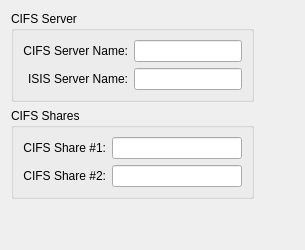
      <widget class="QWidget" name="cifs_panel">
       <attribute name="title">
        <string>CIFS Server</string>
       </attribute>
       <layout class="QHBoxLayout" name="horizontalLayout_6">
        <item>
         <layout class="QVBoxLayout" name="verticalLayout_11">
          <item>
           <widget class="QGroupBox" name="cifs_group">
            <property name="title">
             <string>CIFS Server</string>
            </property>
            <layout class="QFormLayout" name="formLayout_10">
             <property name="labelAlignment">
              <set>Qt::AlignRight|Qt::AlignTrailing|Qt::AlignVCenter</set>
             </property>
             <item row="0" column="0">
              <widget class="QLabel" name="label1_3">
               <property name="text">
                <string>CIFS Server Name:</string>
               </property>
               <property name="alignment">
                <set>Qt::AlignRight|Qt::AlignTrailing|Qt::AlignVCenter</set>
               </property>
              </widget>
             </item>
             <item row="0" column="1">
              <widget class="QLineEdit" name="cifs_server_name_line_edit"/>
             </item>
             <item row="1" column="0">
              <widget class="QLabel" name="label2_2">
               <property name="text">
                <string>ISIS Server Name:</string>
               </property>
               <property name="alignment">
                <set>Qt::AlignRight|Qt::AlignTrailing|Qt::AlignVCenter</set>
               </property>
              </widget>
             </item>
             <item row="1" column="1">
              <widget class="QLineEdit" name="cifs_isis_server_line_edit"/>
             </item>
            </layout>
           </widget>
          </item>
          <item>
           <widget class="QGroupBox" name="cifs_shares_group">
            <property name="title">
             <string>CIFS Shares</string>
            </property>
            <layout class="QFormLayout" name="formLayout_11">
             <property name="labelAlignment">
              <set>Qt::AlignRight|Qt::AlignTrailing|Qt::AlignVCenter</set>
             </property>
             <item row="0" column="0">
              <widget class="QLabel" name="label1_4">
               <property name="text">
                <string>CIFS Share #1:</string>
               </property>
               <property name="alignment">
                <set>Qt::AlignRight|Qt::AlignTrailing|Qt::AlignVCenter</set>
               </property>
              </widget>
             </item>
             <item row="0" column="1">
              <widget class="QLineEdit" name="cifs_share_line_edit_1"/>
             </item>
             <item row="1" column="0">
              <widget class="QLabel" name="label2_3">
               <property name="text">
                <string>CIFS Share #2:</string>
               </property>
               <property name="alignment">
                <set>Qt::AlignRight|Qt::AlignTrailing|Qt::AlignVCenter</set>
               </property>
              </widget>
             </item>
             <item row="1" column="1">
              <widget class="QLineEdit" name="cifs_share_line_edit_2"/>
             </item>
            </layout>
           </widget>
          </item>
          <item>
           <spacer name="verticalSpacer_5">
            <property name="orientation">
             <enum>Qt::Vertical</enum>
            </property>
            <property name="sizeHint" stdset="0">
             <size>
              <width>20</width>
              <height>40</height>
             </size>
            </property>
           </spacer>
          </item>
         </layout>
        </item>
        <item>
         <spacer name="horizontalSpacer_5">
          <property name="orientation">
           <enum>Qt::Horizontal</enum>
          </property>
          <property name="sizeHint" stdset="0">
           <size>
            <width>40</width>
            <height>20</height>
           </size>
          </property>
         </spacer>
        </item>
       </layout>
      </widget>
